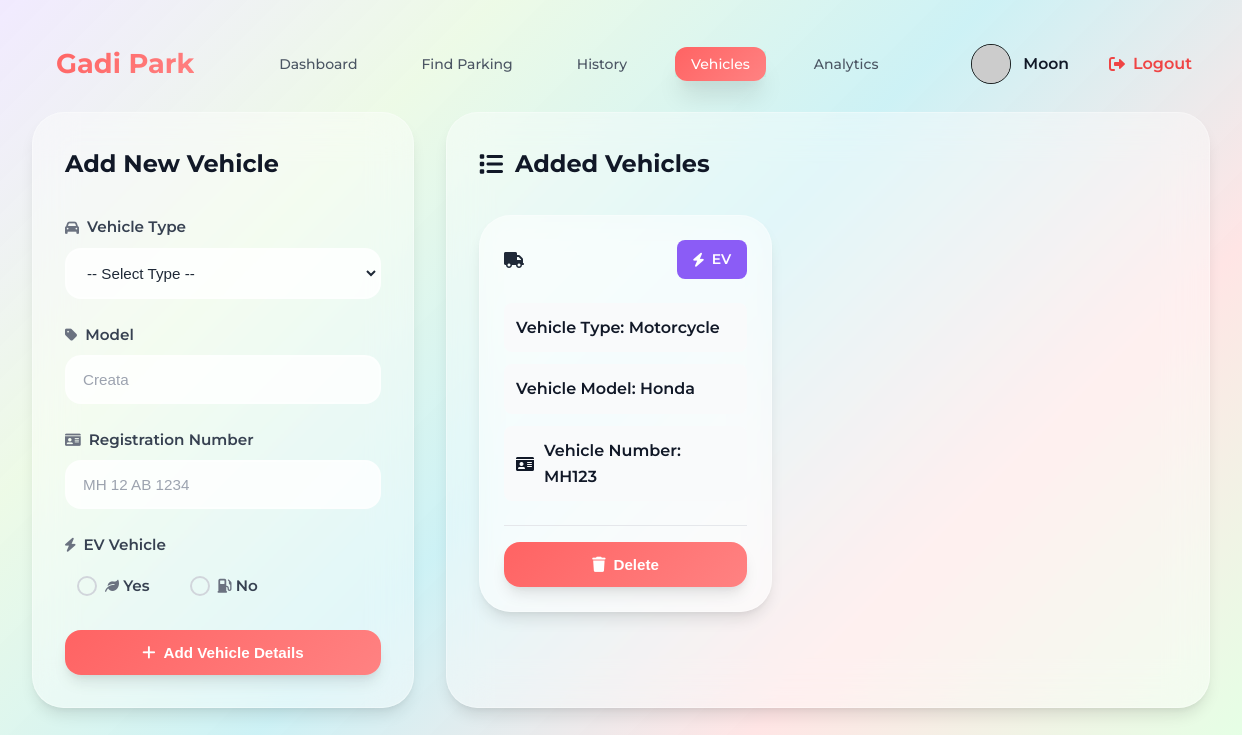
/vehicle (signed in), run on an earlier commit of the app's database.
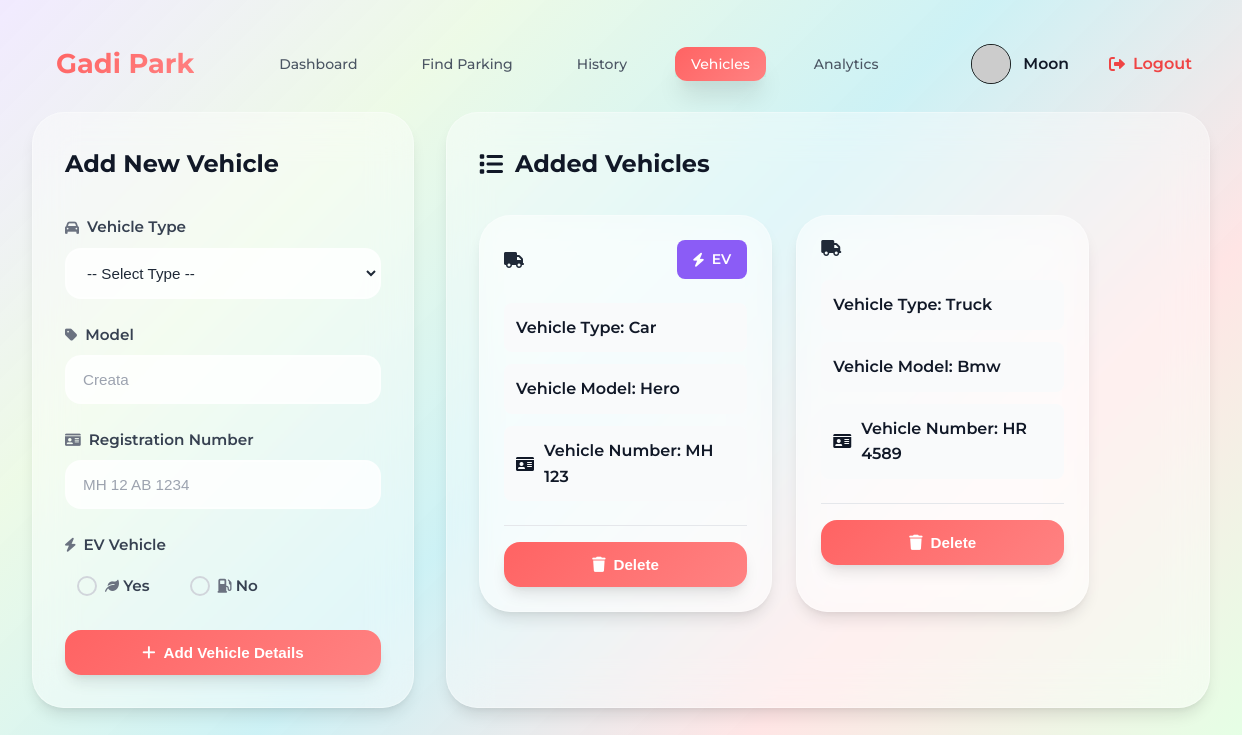
And on a later commit of the database.
### models/vehicle.py (models this page shows, shortened)
class Vehicle(db.Model):
    __tablename__ = 'vehicles'
    id = db.Column(db.Integer, primary_key=True)
    user_id = db.Column(db.Integer, db.ForeignKey('users.id'), nullable=False)
    type = db.Column(db.String(50), nullable=False)
    model = db.Column(db.String(50),nullable=False)
    registration_number = db.Column(db.String(20),nullable=False,unique=True)
    is_ev= db.Column(db.Boolean,default=False)

### routes/user.py (the view)
@user_bp.route('/vehicle',methods=['POST','GET'])
@login_required
@user_required
def vehicle():
    user=User.query.get(session.get('user_id'))
    if request.method =='POST':
        type=request.form.get('type')
        model=request.form.get('model').title()
        registration_number=request.form.get('registration_number')
        is_ev=request.form.get('is_ev') =='1'
        if not type or not model or not registration_number or is_ev is None:
            flash('All fields are required.', 'error')
            return redirect(url_for('user.vehicle'))
        reg_num=Vehicle.query.filter_by(registration_number=registration_number).first()
        if reg_num:
            flash('Vehicle with this registration number already exists.', 'error')
            return redirect(url_for('user.vehicle'))
        new_vehicle=Vehicle(user_id=user.id,type=type,model=model,registration_number=registration_number,is_ev=is_ev)
        db.session.add(new_vehicle)
        db.session.commit()
        flash('Vehicle added successfully.', 'success')
        return redirect(url_for('user.vehicle'))
    else:
        vehicles=Vehicle.query.filter_by(user_id=user.id).all()
        return render_template('vehicle.html',vehicles=vehicles,user=user)

### Templates/vehicle.html (shortened to what the changed rows need)
{% extends "base.html" %}
{% block style %}
<link rel="stylesheet" href="{{url_for('static',filename='css/base.css')}}">
<link rel="stylesheet" href="{{url_for('static',filename='css/vehicle.css')}}">
<link rel="stylesheet" href="{{url_for('static',filename='css/modal.css')}}">
<link rel="stylesheet" href="https://cdnjs.cloudflare.com/ajax/libs/font-awesome/6.0.0/css/all.min.css">
{% endblock %}
{% block content %}
<div class="vehicle-container">
   {% include "user_navbar.html"%}
    <div class="main">
        <div class="form-section bg">
            <div class="form-card">
                <h2>Add New Vehicle</h2>
            </div>
        </div>
        <div class="vehicles-section bg">
            <h2><i class="fas fa-list"></i> Added Vehicles</h2>
            <div class="vehicles-grid {% if not vehicles %}em"{%endif%}">
                {% if not vehicles %}
                <div class="empty">
                    <h3>No Vehicles Added</h3>
                    <p>Add your first vehicle to get started</p>
                </div>
                {%else%}
                    {% for vehicle in vehicles %}
                    <div class="cards bg">
                        <div class="card-head">
                            <i class="fa-solid fa-truck"></i>
                            {% if vehicle.is_ev %}
                            <div class="ev-badge">
                                <i class="fas fa-bolt"></i>
                                EV
                            </div>
                            {% endif %}
                        </div>
                        <div class="vehicle-details">
                            <h3> Vehicle Type: {{ vehicle.type.title() }}</h3>
                            <h3>Vehicle Model: {{ vehicle.model }}</h3>
                            <h3><i class="fas fa-id-card"></i> Vehicle Number: {{ vehicle.registration_number }}</h3>
                        </div>
                        <form action="{{url_for('user.vehicle_delete')}}" method="POST" class="delete-form">
                            <button type="submit" class="delete-btn btn-style" >
                                <i class="fas fa-trash"></i>
                                Delete
                            </button>
                        </form>
                    </div>
                    {% endfor %}
                {% endif %}
            </div>
        </div>
    </div>
</div>
{% endblock %}

What changed in the data, as far as the page shows it:
changed Vehicle: type "Motorcycle" → "Car"; model "Honda" → "Hero"; registration_number "MH123" → "MH 123"
now on this page (row edited): Vehicle: type "Truck", model "Bmw", registration_number "HR 4589"
